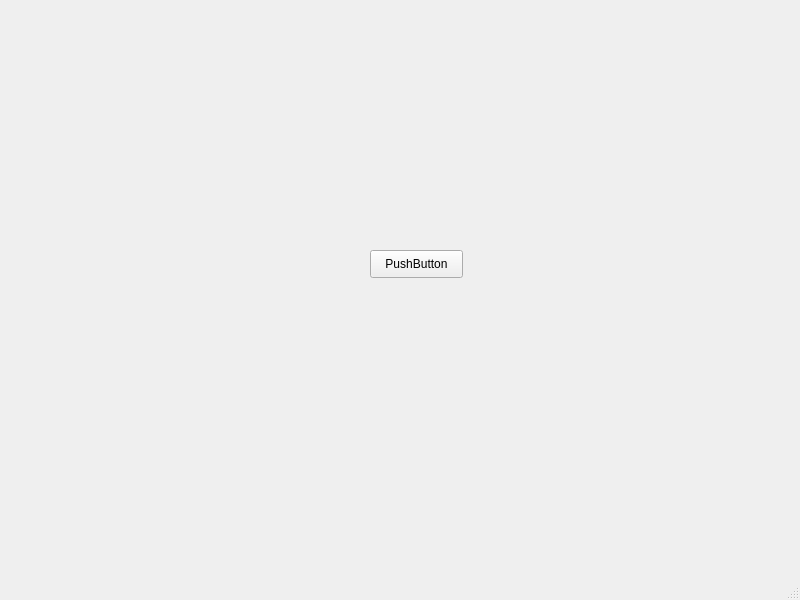
<?xml version="1.0" encoding="UTF-8"?>
<ui version="4.0">
 <class>MainWindow</class>
 <widget class="QMainWindow" name="MainWindow">
  <property name="geometry">
   <rect>
    <x>0</x>
    <y>0</y>
    <width>800</width>
    <height>600</height>
   </rect>
  </property>
  <property name="windowTitle">
   <string>MainWindow</string>
  </property>
  <widget class="QWidget" name="centralwidget">
   <widget class="QPushButton" name="pushButton">
    <property name="geometry">
     <rect>
      <x>370</x>
      <y>250</y>
      <width>93</width>
      <height>28</height>
     </rect>
    </property>
    <property name="text">
     <string>PushButton</string>
    </property>
   </widget>
  </widget>
  <widget class="QMenuBar" name="menubar">
   <property name="geometry">
    <rect>
     <x>0</x>
     <y>0</y>
     <width>800</width>
     <height>26</height>
    </rect>
   </property>
  </widget>
  <widget class="QStatusBar" name="statusbar"/>
 </widget>
 <resources/>
 <connections/>
</ui>
